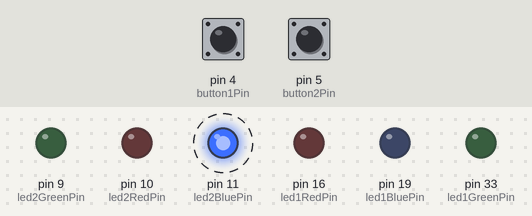
Recording of a sketch running on a simulated Arduino Mega 2560, built with avr-gcc and run on an emulated ATmega2560. Shown: output pins drawn as LEDs (lit = HIGH). Dashed ring = blinking. The test bench sets the inputs (shaded band); at power-on: pin 4 (button1Pin) HIGH, pin 5 (button2Pin) LOW. What the sketch prints to the serial monitor is not drawn.

Above: at 0.6 s.
Timing chart, 0 to 4.7 s (numbered marks = the images above):
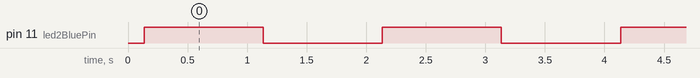

The sketch:

traffic_light_simulate.ino
```cpp
/*
  Traffic Light Simulation with Buttons and RGB LEDs
  Components:
    - 1 Breadboard
    - 2 RGB LEDs (each with Red, Green, Blue pins)
    - 2 Push buttons
  Operation:
    - Button 1 (pin 2): Controls RGB LED 1 (pins 5, 6, 7) cycling through:
         Red  -> Green -> Blue
    - Button 2 (pin 3): Controls RGB LED 2 (pins 9, 10, 11) cycling through:
         Blue -> Green -> Red (reverse order)
    - On each button press, the selected RGB LED blinks 3 times (1 sec on, 1 sec off)
      before moving to the next color.
*/

const int button1Pin = 4;  // Button 1 for first RGB LED
const int button2Pin = 5;  // Button 2 for second RGB LED

// RGB LED 1 pins (Traffic Light 1)
const int led1RedPin   = 16;
const int led1GreenPin = 33;
const int led1BluePin  = 19;

// RGB LED 2 pins (Traffic Light 2)
const int led2RedPin   = 10;
const int led2GreenPin = 9;
const int led2BluePin  = 11;

// State variables to track current color for each RGB LED (0, 1, 2)
int state1 = 0; // For LED 1: 0=Red, 1=Green, 2=Blue
int state2 = 0; // For LED 2: 0=Blue, 1=Green, 2=Red

void setup() {
  // Start Serial communication for debugging
  Serial.begin(9600);

  // Set push button pins as input with internal pull-up resistors
  pinMode(button1Pin, INPUT);
  pinMode(button2Pin, INPUT);

  // Set all RGB LED pins as outputs
                              // RGBLED 1
  pinMode(led1RedPin, OUTPUT);
  pinMode(led1GreenPin, OUTPUT);
  pinMode(led1BluePin, OUTPUT);
                              // RGBLED 2
  pinMode(led2RedPin, OUTPUT);
  pinMode(led2GreenPin, OUTPUT);
  pinMode(led2BluePin, OUTPUT);

  Serial.println("Traffic Light Simulation Started");
  Serial.println("Press Button 1 for RGBLED 1 control (Red, Green, Blue)");
  Serial.println("Press Button 2 for RGBLED 2 control (Blue, Green, Red)");
}

void loop() {
  // Check if Button 1 is pressed (active LOW)
  if (digitalRead(button1Pin) == LOW) {
    delay(50); // Debounce
    if (digitalRead(button1Pin) == LOW) {
      cycleLED1(); // Change LED1 state and blink
      // Wait until button is released
      while (digitalRead(button1Pin) == LOW);
      delay(50);
    }
  }

  // Check if Button 2 is pressed (active LOW)
  if (digitalRead(button2Pin) == LOW) {
    delay(50); // Debounce
    if (digitalRead(button2Pin) == LOW) {
      cycleLED2(); // Change LED2 state and blink
      // Wait until button is released
      while (digitalRead(button2Pin) == LOW);
      delay(50);
    }
  }
}

// Function to cycle LED1 through Red, Green, Blue
void cycleLED1() {
  int r = 0, g = 0, b = 0;
  // Set color based on state1
  switch (state1) {
    case 0: // Red
      r = 255;
      break;
    case 1: // Green
      g = 255;
      break;
    case 2: // Blue
      b = 255;
      break;
  }
  Serial.print("RGBLED1 Set Color: ");
  if (state1 == 0) Serial.println("Red");
  else if (state1 == 1) Serial.println("Green");
  else if (state1 == 2) Serial.println("Blue");

  // Blink LED1 3 times
  for (int i = 0; i < 3; i++) {
    setLEDColor(led1RedPin, led1GreenPin, led1BluePin, r, g, b);
    delay(1000);  // LED on for 1 second
    setLEDColor(led1RedPin, led1GreenPin, led1BluePin, 0, 0, 0);
    delay(1000);  // LED off for 1 second
  }
  // Move to the next color (cycle through 0,1,2)
  state1 = (state1 + 1) % 3;
}

// Function to cycle LED2 through Blue, Green, Red (reverse order)
void cycleLED2() {
  int r = 0, g = 0, b = 0;
  // Set color based on state2
  switch (state2) {
    case 0: // Blue
      b = 255;
      break;
    case 1: // Green
      g = 255;
      break;
    case 2: // Red
      r = 255;
      break;
  }
  Serial.print("RGBLED2 Set Color: ");
  if (state2 == 0) Serial.println("Blue");
  else if (state2 == 1) Serial.println("Green");
  else if (state2 == 2) Serial.println("Red");

  // Blink LED2 3 times
  for (int i = 0; i < 3; i++) {
    setLEDColor(led2RedPin, led2GreenPin, led2BluePin, r, g, b);
    delay(1000);  // LED on for 1 second
    setLEDColor(led2RedPin, led2GreenPin, led2BluePin, 0, 0, 0);
    delay(1000);  // LED off for 1 second
  }
  // Move to the next color (cycle through 0,1,2)
  state2 = (state2 + 1) % 3;
}

// Function to set an RGB LED's color using PWM
void setLEDColor(int redPin, int greenPin, int bluePin, int redVal, int greenVal, int blueVal) {
  analogWrite(redPin, redVal);
  analogWrite(greenPin, greenVal);
  analogWrite(bluePin, blueVal);
}
```

Measured:
- by itself, pin 11 (led2BluePin): alternates HIGH for 1.0 s and LOW for 1.0 s, 6 changes in all, then stays LOW
